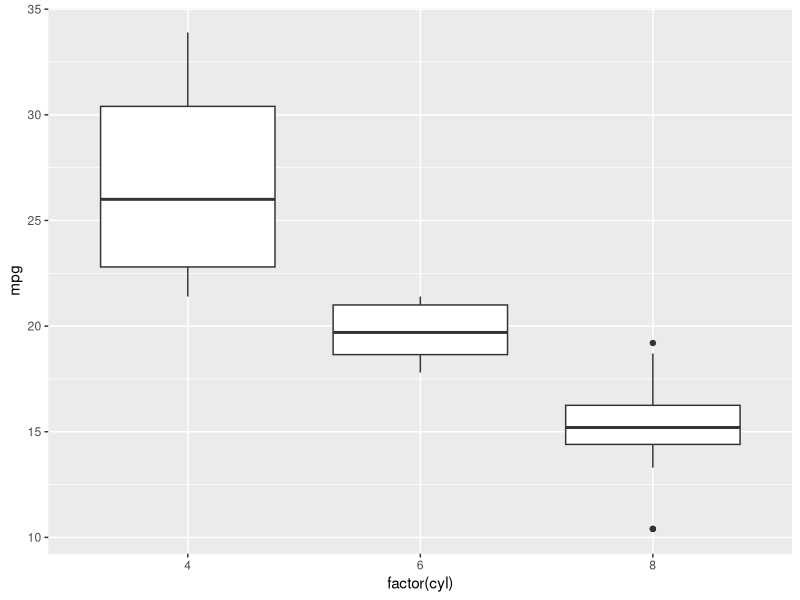
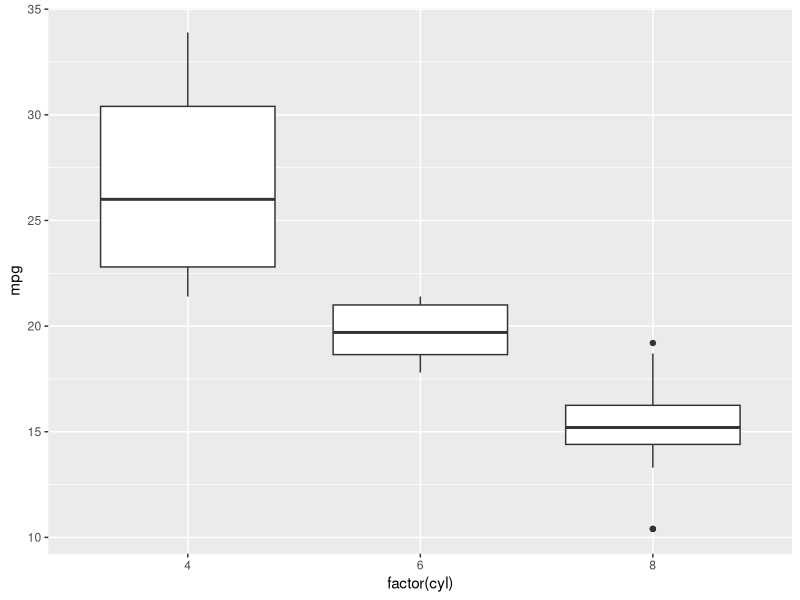
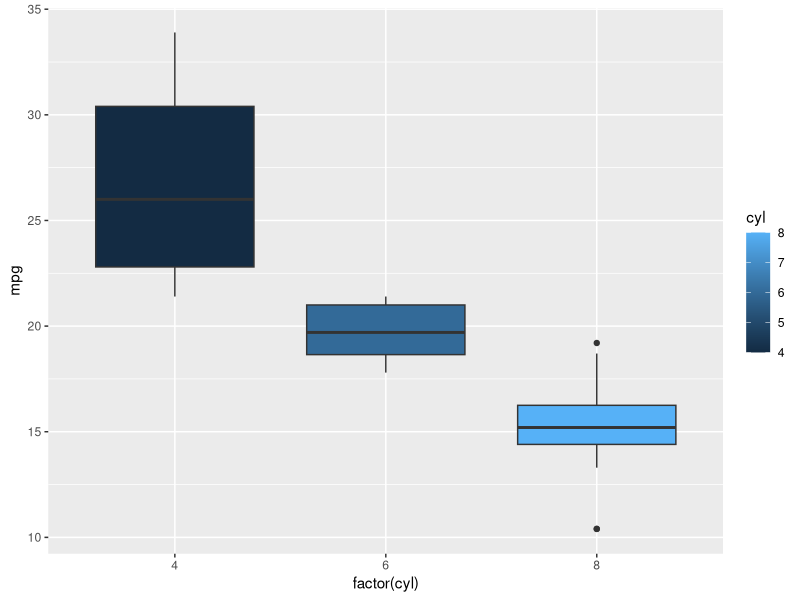
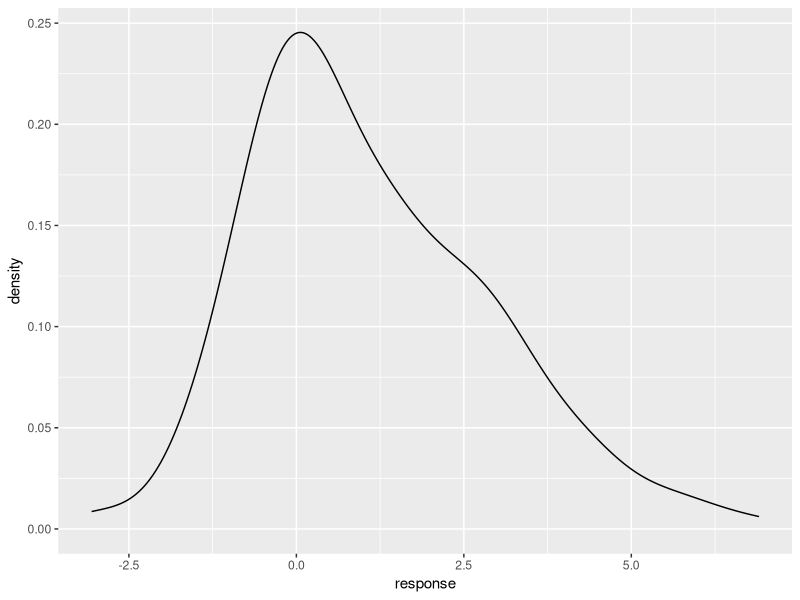
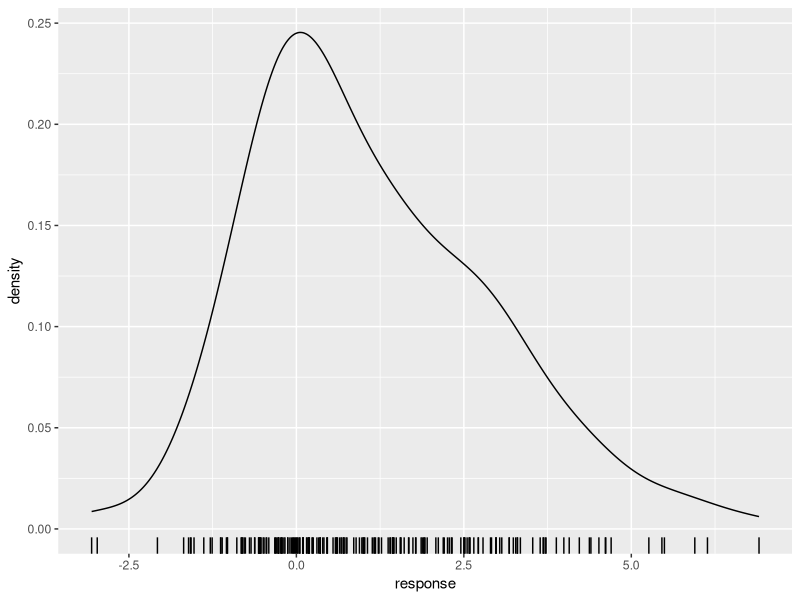
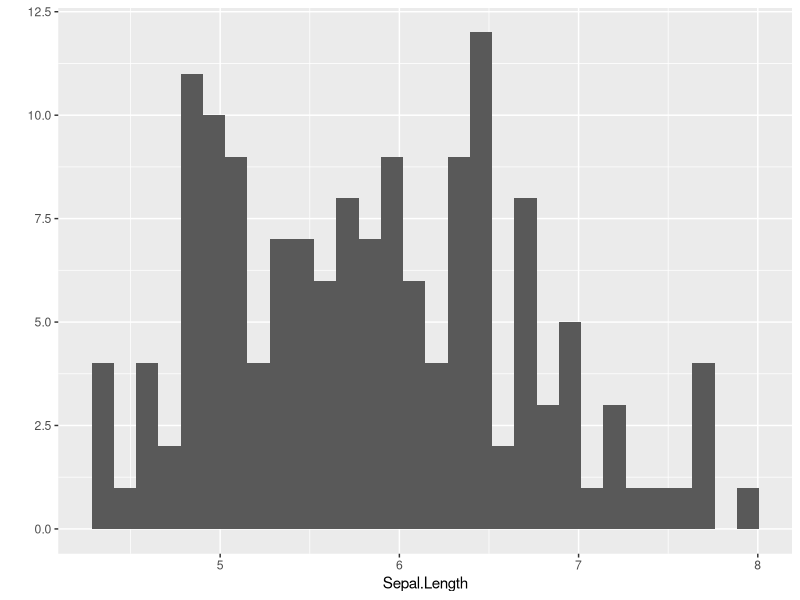
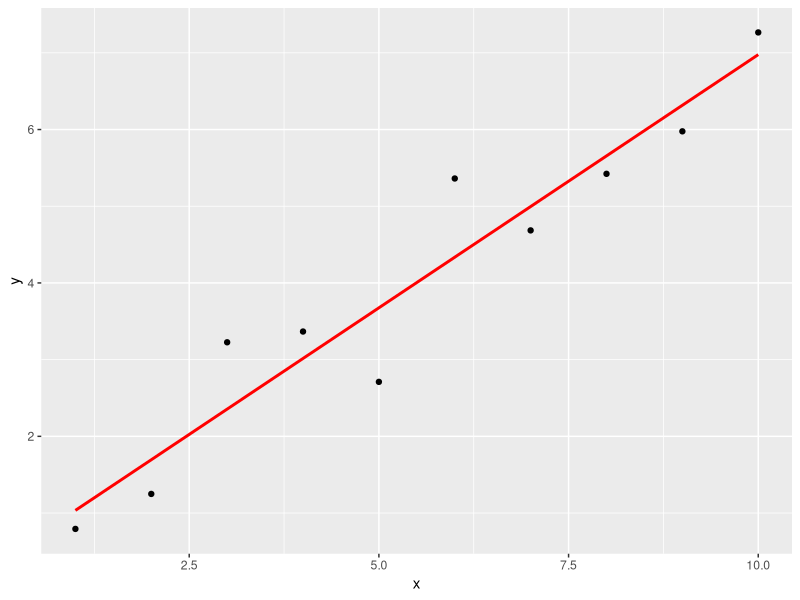
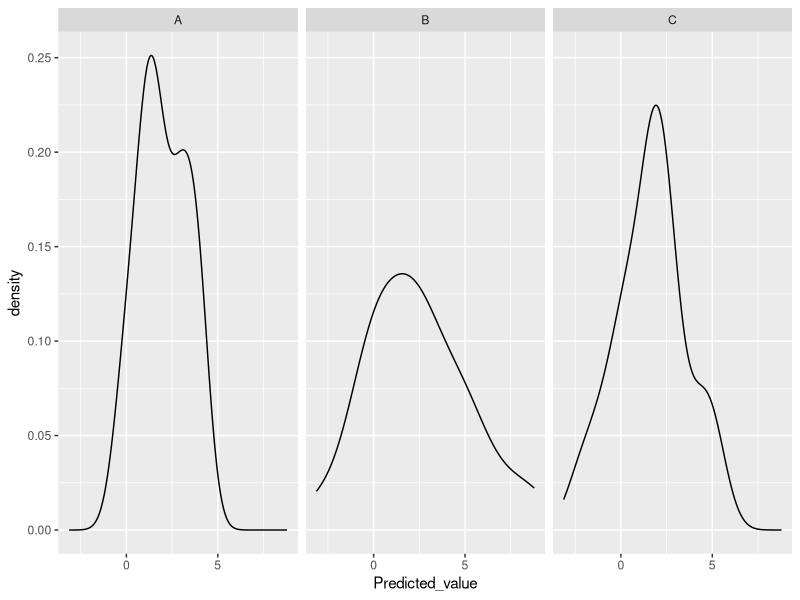

The R script that drew these images, in order:
## ---- chunk 1

library(ggplot2)
#make some example data
## ---- chunk 2
p <- ggplot(mtcars, aes(factor(cyl), mpg))
p + geom_boxplot()
qplot(factor(cyl), mpg, data = mtcars, geom = "boxplot")
p + geom_boxplot(aes(fill = cyl))
## ---- chunk 3

response <- c(rnorm(100), rnorm(100, mean=2, sd=2))
mygroup <- factor(c(rep('group a', 100), rep('group b', 100)))
## ---- chunk 4
d <- data.frame(response, mygroup)
rm(response, mygroup)
## ---- chunk 5
g <- ggplot(d, aes(x=response)) + geom_density()
g
## ---- chunk 6
g <- ggplot(d, aes(x=response)) + geom_density() + geom_rug()
g
## ---- chunk 7

qplot(Sepal.Length, data=iris, geom="histogram")
# Warning Message:
# stat_bin: binwidth defaulted to range/30.
# Use 'binwidth = x' to adjust this.

## ---- chunk 8
ddf <- data.frame(x = 1:10, y = 0.4 + 0.6 * (1:10) + rnorm(10))
# Find the linear model coefficients
lmc <- coef(lm(y ~ x, data = ddf))
## ---- chunk 9
# Create a function to produce the fitted line
lmeq <- function(x) lmc[1] + lmc[2] * x
# Construct the ggplot() and use stat_function():
ggplot(ddf, aes(x = x, y = y)) +
geom_point() +
stat_function(fun = lmeq, colour = 'red', size = 1)
## ---- chunk 10

dd<-data.frame(matrix(rnorm(144, mean=2,
sd=2),72,2),c(rep("A",24),rep("B",24),rep("C",24)))
colnames(dd) <- c("x_value", "Predicted_value", "State_CD")
#This works
## ---- chunk 11
pg <- ggplot(dd) + geom_density(aes(x=Predicted_value)) +
facet_wrap(~State_CD)
print(pg)

## ---- chunk 12
set.seed(1234)
df <- data.frame(cond = factor( rep(c("A","B"), each=200) ),
 rating = c(rnorm(200),rnorm(200, mean=.8)))
## ---- chunk 13
# Basic histogram from the vector "rating". Each bin is .5 wide.
# These both do the same thing:
qplot(df$rating, binwidth=.5)
ggplot(df, aes(x=rating)) + geom_histogram(binwidth=.5)
## ---- chunk 14
# Draw with black outline, white fill
ggplot(df, aes(x=rating)) + geom_histogram(binwidth=.5, colour="black",
fill="white")
## ---- chunk 15
# Density curve
ggplot(df, aes(x=rating)) + geom_density()
## ---- chunk 16
# Histogram overlaid with kernel density curve
ggplot(df, aes(x=rating)) +
 geom_histogram(aes(y=..density..), # Histogram with density instead of count on y-axis
 binwidth=.5,
colour="black", fill="white") +
 geom_density(alpha=.2, fill="#FF6666") # Overlay with transparent density plot

## ---- chunk 17
# Overlaid histograms
ggplot(df, aes(x=rating, fill=cond)) + geom_histogram(binwidth=.5,
alpha=.5, position="identity")
## ---- chunk 18
# Density plots with semi-transparent fill
ggplot(df, aes(x=rating, fill=cond)) + geom_density(alpha=.3)
